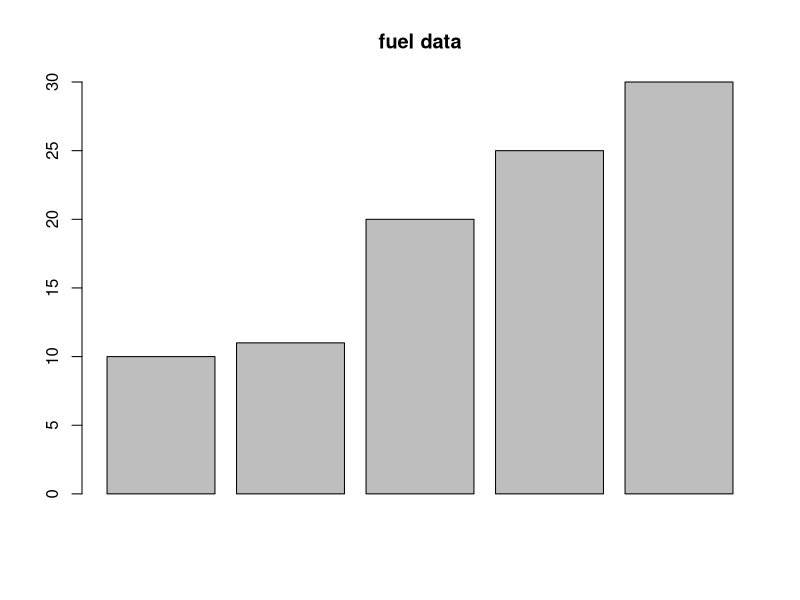
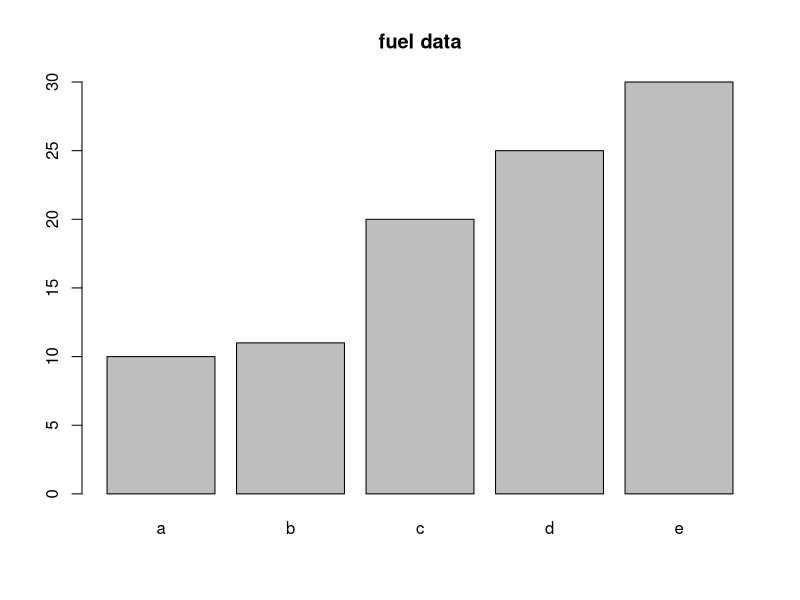
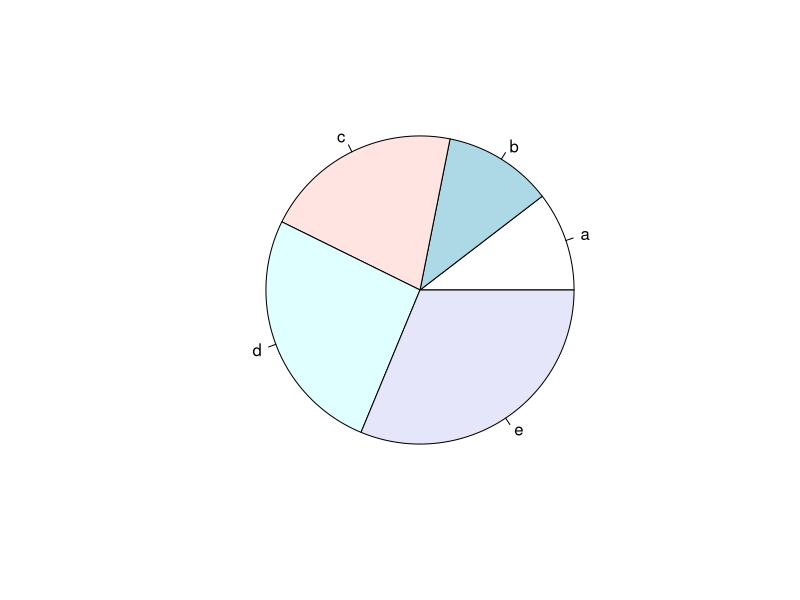
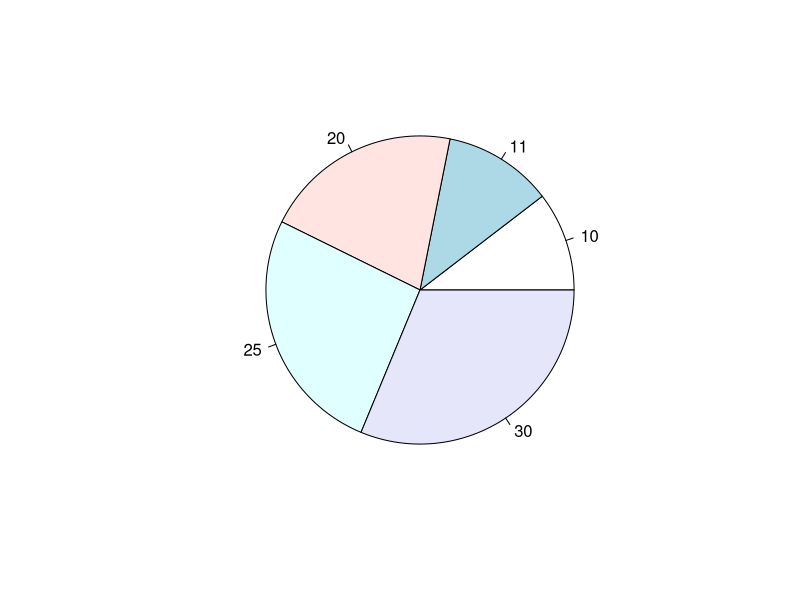
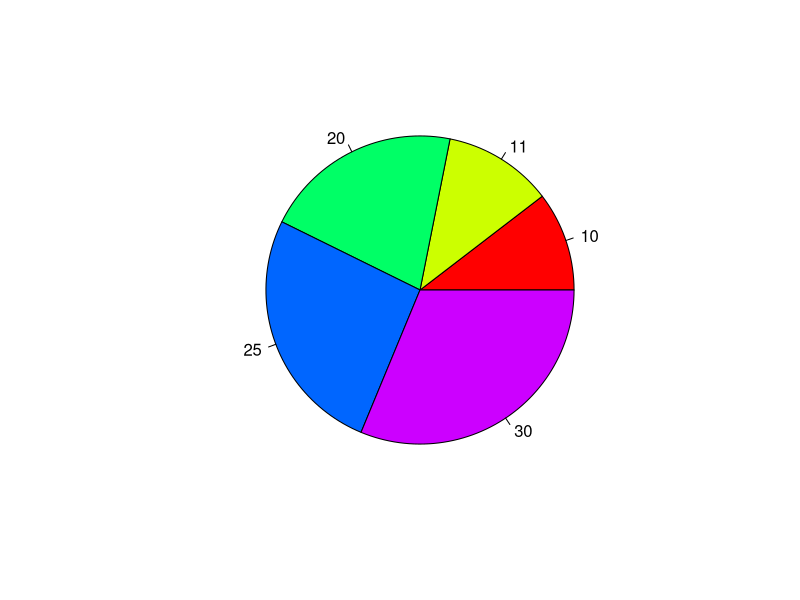
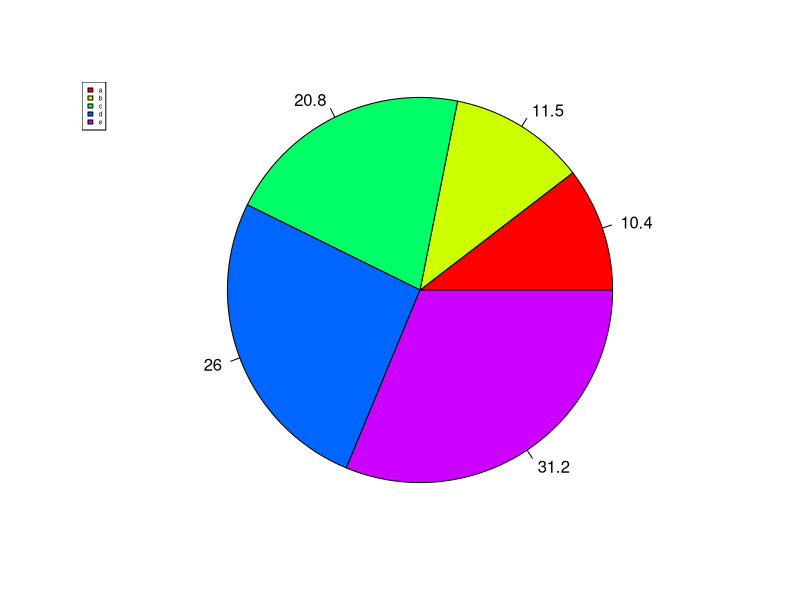
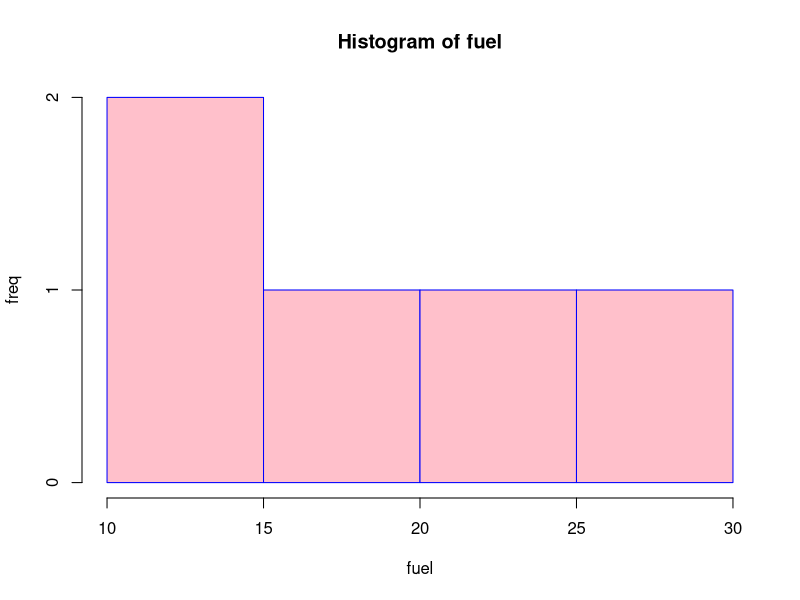
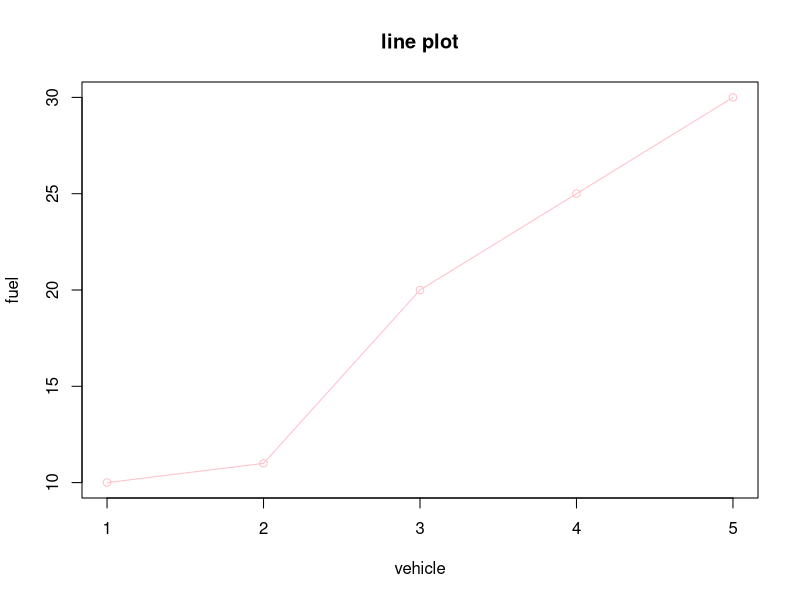

Here is the R script that generated these plots, in order:
vehicle <- c('a', 'b', 'c', 'd', 'e')
fuel <- c(10, 11, 20, 25, 30)

# barplot
barplot(height = fuel, width = 2, main = "fuel data")

# barplot
barplot(height = fuel, names.arg = vehicle, main = "fuel data")

# piechart
pie(fuel, labels = vehicle)
pie(fuel, labels = fuel)
pie(fuel, labels = fuel, col = rainbow(5))

#piechart percent
piepercent <- round(fuel*100/sum(fuel), 1)
piepercent
pie(fuel, labels = piepercent, col = rainbow(5), radius = 1)
legend('topleft', vehicle, fill = rainbow(length(fuel)), cex = 0.4)

# histogram
hist(fuel, main = "Histogram of fuel", xlab = "fuel", ylab = "freq", col = "pink", border = "blue")

# line graph
# type
# -> l
# -> p
# -> o
plot(fuel, type = 'o', main = "line plot", xlab = "vehicle", ylab = "fuel", col = "pink")

# boxplot
boxplot(fuel, main = "fuel data", col = "green", ylab = "fuel value")